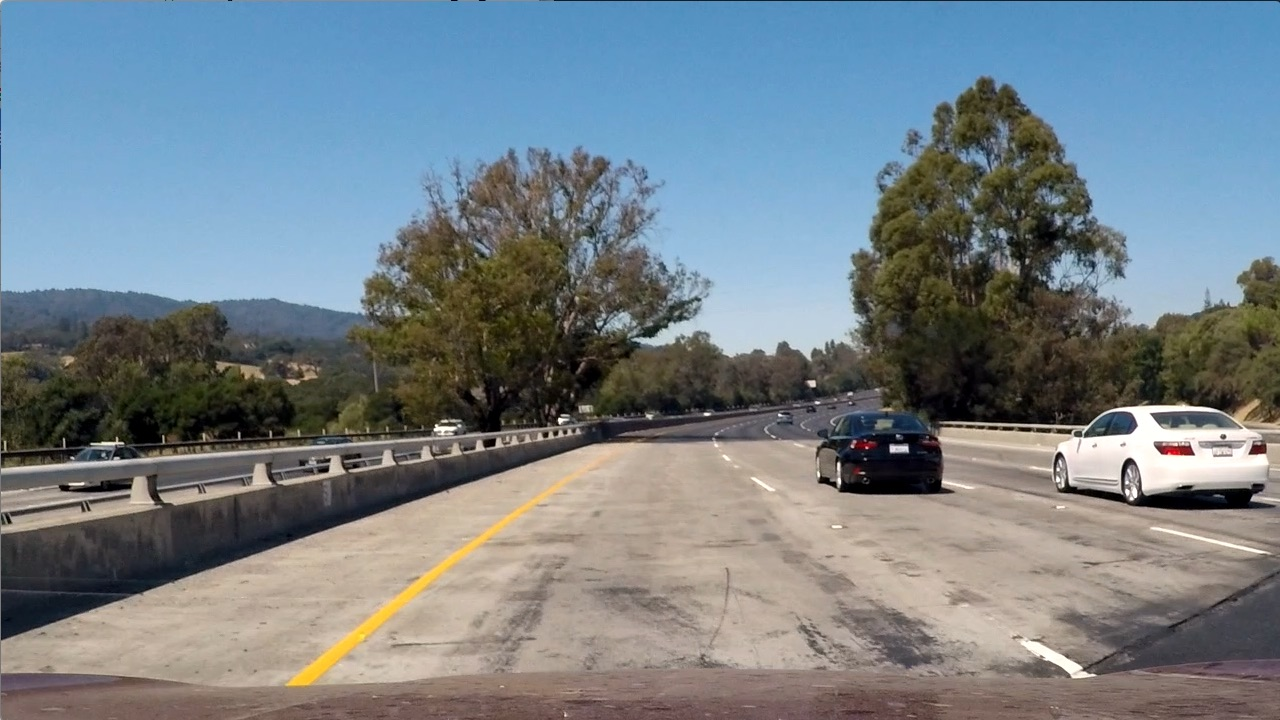
#> input picture test_img/test1.jpg, 1280 x 720 px, given as the content of the folder ./vehicles, which was not available
$ jupyter execute --allow-errors object_detection.ipynb   (older library calls are emulated)   (text cells are left out)
#> lines starting #> are read from the running program, lines starting #| are printed output that depends on the picture; pictures that were not available may be replaced by others from this repository, and a replacement may not be noted
[cell 1]
import matplotlib.image as mpimg
import matplotlib.pyplot as plt
import numpy as np
import cv2
import os
import time
import pickle
from sklearn.svm import LinearSVC
from sklearn.preprocessing import StandardScaler
from skimage.feature import hog
from sklearn.model_selection import train_test_split
from scipy.ndimage.measurements import label
from moviepy.editor import VideoFileClip
from IPython.display import HTML
from skimage.feature import hog
import random

[cell 2]
def grab_files(root):
#> called with root = './vehicles'
    dataset = []
    for path, dirs, files in os.walk(root):
        for file in files:
            if '.DS_Store' not in file:
                dataset.append(os.path.join(path, file))
    return dataset

[cell 3]
cars = grab_files("./vehicles")
notcars = grab_files("./non-vehicles")
#> in extract_features, image is the input picture: shape (720, 1280, 3); mean B, G, R 135.5, 128.7, 117.5
#> in convert_image, `feature_image = cv2.cvtColor(image, cv2.COLOR_RGB2YCrCb)`: feature_image: shape (720, 1280, 3); mean of channels 0, 1, 2 129.5, 132.3, 121.3

[cell 4]
color_space = 'YCrCb'
orient = 8
pix_per_cell = 8
cell_per_block = 2
hog_channel = 'ALL'
spatial_size = (16, 16)
hist_bins = 32
spatial_feat = True
hist_feat = True
hog_feat = True
y_start_stop = [400,700]
scale = 1.5
xy_window = (64,64)
xy_overlap = (0.85,0.85)

[cell 5]
def bin_spatial(img, size=(32, 32)):
#> called with size = (16, 16)
    color1 = cv2.resize(img[:,:,0], size).ravel()
#> color1 = 256 values, max 254 at index 158, min 2 at index 146, mean 131.4
    color2 = cv2.resize(img[:,:,1], size).ravel()
#> color2 = 256 values, max 157 at index 3, min 101 at index 197, mean 132.7
    color3 = cv2.resize(img[:,:,2], size).ravel()
#> color3 = 256 values, max 154 at index 197, min 89 at index 8, mean 121
#> in extract_features, `spatial_features = bin_spatial(feature_image, size=spatial_size)`: spatial_features = 768 values, max 254 at index 158, min 2 at index 146, mean 128.3
    return np.hstack((color1, color2, color3))

def color_hist(img, nbins=32, bins_range=(0, 256)):
#> called with nbins = 32, bins_range = (0, 256)
    channel1_hist = np.histogram(img[:,:,0], bins=nbins, range=bins_range)
    channel2_hist = np.histogram(img[:,:,1], bins=nbins, range=bins_range)
    channel3_hist = np.histogram(img[:,:,2], bins=nbins, range=bins_range)
    hist_features = np.concatenate((channel1_hist[0], channel2_hist[0], channel3_hist[0]))
#> hist_features = 96 values, max 284430 at index 81, min 0 at index 32, mean 28800
    return hist_features

def convert_image(image, cspace):

    if cspace != 'RGB':
        if cspace == 'HSV':
            feature_image = cv2.cvtColor(image, cv2.COLOR_RGB2HSV)
        elif cspace == 'LUV':
            feature_image = cv2.cvtColor(image, cv2.COLOR_RGB2LUV)
        elif cspace == 'HLS':
            feature_image = cv2.cvtColor(image, cv2.COLOR_RGB2HLS)
        elif cspace == 'YUV':
            feature_image = cv2.cvtColor(image, cv2.COLOR_RGB2YUV)
        elif cspace == 'YCrCb':
            feature_image = cv2.cvtColor(image, cv2.COLOR_RGB2YCrCb)
    else:
        feature_image = np.copy(image)

    return feature_image

[cell 6]
def get_hog_features(img, orient, pix_per_cell, cell_per_block,
                        vis=False, feature_vec=True):
    if vis == True:
        features, hog_image = hog(img, orientations=orient,
                                  pixels_per_cell=(pix_per_cell, pix_per_cell),
                                  block_norm= 'L2-Hys',
                                  cells_per_block=(cell_per_block, cell_per_block),
                                  transform_sqrt=True,
                                  visualize=vis, feature_vector=feature_vec)
        return features, hog_image
    else:
        features = hog(img, orientations=orient,
                       pixels_per_cell=(pix_per_cell, pix_per_cell),
                       cells_per_block=(cell_per_block, cell_per_block),
                       block_norm= 'L2-Hys',
                       transform_sqrt=True,
                       visualize=vis, feature_vector=feature_vec)
        return features

def single_img_features(img, color_space='YCrCb', spatial_size=(16, 16),
                        hist_bins=32, orient=8,
                        pix_per_cell=8, cell_per_block=2, hog_channel="ALL",
                        spatial_feat=True, hist_feat=True, hog_feat=True):
    img_features = []
    feature_image = convert_image(img,color_space)

    if spatial_feat == True:
        spatial_features = bin_spatial(feature_image, size=spatial_size)
        img_features.append(spatial_features)
    if hist_feat == True:
        hist_features = color_hist(feature_image, nbins=hist_bins)
        img_features.append(hist_features)
    if hog_feat == True:
        if hog_channel == 'ALL':
            hog_features = []
            for channel in range(feature_image.shape[2]):
                hog_features.extend(get_hog_features(feature_image[:,:,channel],
                                    orient, pix_per_cell, cell_per_block,
                                    vis=False, feature_vec=True))
        else:
            hog_features = get_hog_features(feature_image[:,:,hog_channel], orient,
                        pix_per_cell, cell_per_block, vis=False, feature_vec=True)
        img_features.append(hog_features)

    return np.concatenate(img_features)

def extract_features(imgs, color_space='YCrCb', spatial_size=(16,16),
                        hist_bins=32, orient=8,
                        pix_per_cell=8, cell_per_block=2, hog_channel="ALL",
                        spatial_feat=True, hist_feat=True, hog_feat=True):
    features = []
    for file in imgs:
        file_features = []
        # Read in each one by one
        image = cv2.imread(file)
        feature_image = convert_image(image,color_space)

        if spatial_feat == True:
            spatial_features = bin_spatial(feature_image, size=spatial_size)
            file_features.append(spatial_features)
        if hist_feat == True:
            hist_features = color_hist(feature_image, nbins=hist_bins)
            file_features.append(hist_features)
        if hog_feat == True:
            if hog_channel == 'ALL':
                hog_features = []
                for channel in range(feature_image.shape[2]):
                    hog_features.append(get_hog_features(feature_image[:,:,channel],
                                        orient, pix_per_cell, cell_per_block,
                                        vis=False, feature_vec=True))
#> after the loop, hog_features = 3 items
                hog_features = np.ravel(hog_features)
            else:
                hog_features = get_hog_features(feature_image[:,:,hog_channel], orient,
                            pix_per_cell, cell_per_block, vis=False, feature_vec=True)
            file_features.append(hog_features)
        features.append(np.concatenate(file_features))
    return features

[cell 7]
car_features = extract_features(cars, color_space=color_space,
                        spatial_size=spatial_size, hist_bins=hist_bins,
                        orient=orient, pix_per_cell=pix_per_cell,
                        cell_per_block=cell_per_block,
                        hog_channel=hog_channel, spatial_feat=spatial_feat,
                        hist_feat=hist_feat, hog_feat=hog_feat)
#> car_features = 1 item
notcar_features = extract_features(notcars, color_space=color_space,
                        spatial_size=spatial_size, hist_bins=hist_bins,
                        orient=orient, pix_per_cell=pix_per_cell,
                        cell_per_block=cell_per_block,
                        hog_channel=hog_channel, spatial_feat=spatial_feat,
                        hist_feat=hist_feat, hog_feat=hog_feat)
#> notcar_features = 1 item

X = np.vstack((car_features, notcar_features)).astype(np.float64)
y = np.hstack((np.ones(len(car_features)), np.zeros(len(notcar_features))))
#> y = [1, 0]

rand_state = np.random.randint(0, 100)
X_train, X_test, y_train, y_test = train_test_split(X, y, test_size=0.2, random_state=rand_state)
#> y_train = [1]; y_test = [0]

#> (a cell that did not finish here is left out)

[cell 9]
X_scaler = StandardScaler().fit(X_train)
X_train = X_scaler.transform(X_train)
X_test = X_scaler.transform(X_test)
svc = LinearSVC()
#> (the rest of this cell did not finish here and is left out)

[cell 10]
# [5 lines left out: function draw_boxes, not called in this run]

def slide_window(img, x_start_stop=[None, None], y_start_stop=[400,700],
                    xy_window=(64, 64), xy_overlap=(0.85, 0.85)):


    x_start_stop = [0,img.shape[1]]
    if y_start_stop[0] == None:
        y_start_stop[0] = 0
    if y_start_stop[1] == None:
        y_start_stop[1] = img.shape[0]
    xspan = x_start_stop[1] - x_start_stop[0]
    yspan = y_start_stop[1] - y_start_stop[0]
    nx_pix_per_step = np.int(xy_window[0]*(1 - xy_overlap[0]))
    ny_pix_per_step = np.int(xy_window[1]*(1 - xy_overlap[1]))
    nx_buffer = np.int(xy_window[0]*(xy_overlap[0]))
    ny_buffer = np.int(xy_window[1]*(xy_overlap[1]))
    nx_windows = np.int((xspan-nx_buffer)/nx_pix_per_step)
    ny_windows = np.int((yspan-ny_buffer)/ny_pix_per_step)

    window_list = []
    for ys in range(ny_windows):
        for xs in range(nx_windows):
            # Calculate window position
            startx = xs*nx_pix_per_step + x_start_stop[0]
            endx = startx + xy_window[0]
            starty = ys*ny_pix_per_step + y_start_stop[0]
            endy = starty + xy_window[1]
            window_list.append(((startx, starty), (endx, endy)))
    return window_list

def find_cars(img, clf, scaler, color_space='YCrCb',
                    spatial_size=(16, 16), hist_bins=32,
                    hist_range=(0, 256), orient=8,
                    pix_per_cell=8, cell_per_block=2,
                    hog_channel="ALL", spatial_feat=True,
                    hist_feat=True, hog_feat=True):

    windows = slide_window(img, y_start_stop=y_start_stop, xy_window=xy_window, xy_overlap=xy_overlap)
    on_windows = []
    for window in windows:
        test_img = cv2.resize(img[window[0][1]:window[1][1], window[0][0]:window[1][0]], (64,64))
        features = single_img_features(test_img, color_space=color_space,
                            spatial_size=spatial_size, hist_bins=hist_bins,
                            orient=orient, pix_per_cell=pix_per_cell,
                            cell_per_block=cell_per_block,
                            hog_channel=hog_channel, spatial_feat=spatial_feat,
                            hist_feat=hist_feat, hog_feat=hog_feat)
        test_features = scaler.transform(np.array(features).reshape(1, -1))
        prediction = clf.predict(test_features)
        if prediction == 1:
            on_windows.append(window)
    return on_windows

[cell 11]
image = cv2.cvtColor(cv2.imread('test_img/test2.jpg'),cv2.COLOR_BGR2RGB)
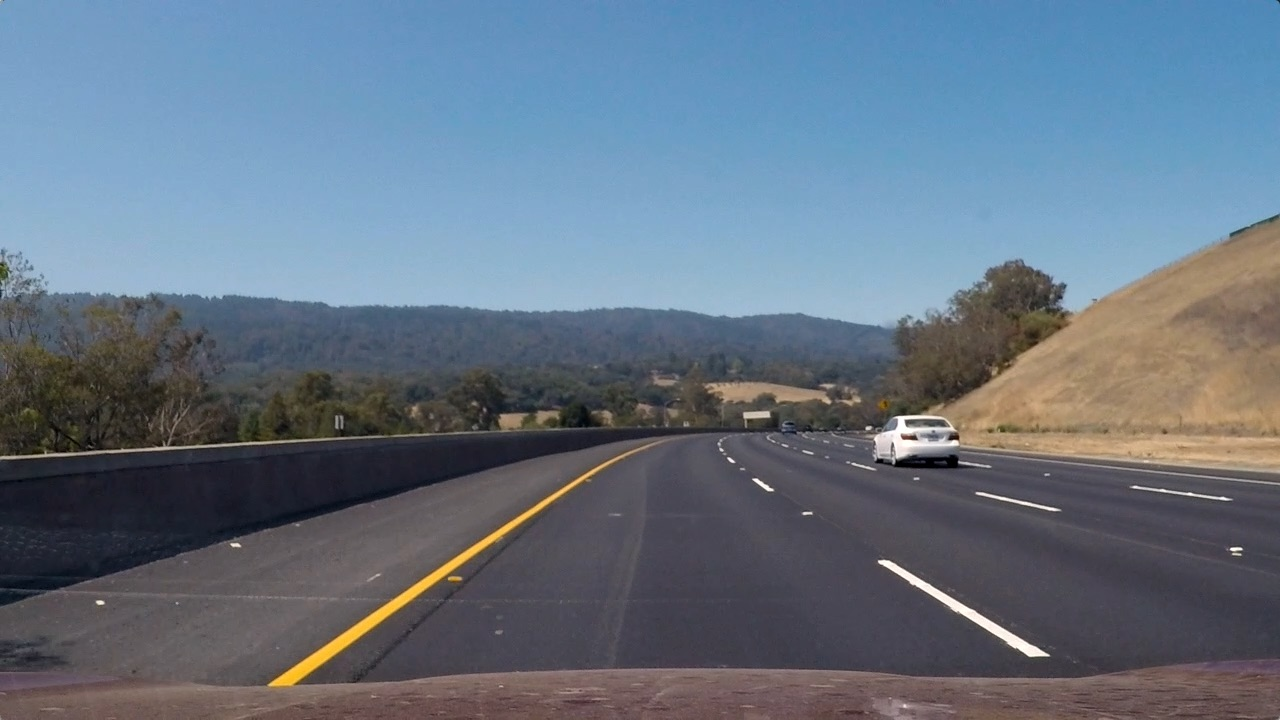
#> input picture test_img/test2.jpg, 1280 x 720 px
#> (the rest of this cell did not finish here and is left out)

#> in find_cars, `windows = slide_window(img, y_start_stop=y_start_stop, xy_window=xy_wi..`: windows = 3672 items
#> the loop in find_cars, `for window in windows:` made 1 pass
#> window on pass 1: ((0, 400), (64, 464))
#> pass 1, in find_cars, `test_img = cv2.resize(img[window[0][1]:window[1][1], window[0][0]:wind..`:
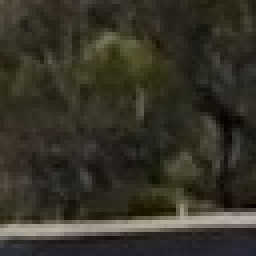
#> test_img: shape (64, 64, 3) (shown 4 times larger); mean R, G, B 54.2, 50.9, 40
#> after the loop in find_cars, `for window in windows:`: on_windows = []
out_img = draw_boxes(image, car_loc)
plt.imshow(out_img)

[cell 12]
# [4 lines left out: function add_heat, not called in this run]

def apply_threshold(heatmap, threshold):
    heatmap[heatmap <= threshold] = 0
    return heatmap

# [17 lines left out: functions draw_labeled_bboxes, heat_pipeline, not called in this run]

[cell 13]
def vis_img(img):

    car_loc = find_cars(img, svc, X_scaler, color_space=color_space,
                            spatial_size=spatial_size, hist_bins=hist_bins,
                            orient=orient, pix_per_cell=pix_per_cell,
                            cell_per_block=cell_per_block,
                            hog_channel=hog_channel, spatial_feat=spatial_feat,
                            hist_feat=hist_feat, hog_feat=hog_feat)
    heatmap,labels = heat_pipeline(img,car_loc)
    draw_img = draw_labeled_bboxes(np.copy(img), labels)

    f, (ax1,ax2) = plt.subplots(1,2, figsize=(24, 9))
    ax1.imshow(draw_img)
    # ax2.imshow(heatmap, cmap='hot')
    plt.show()

[cell 14]
img = cv2.cvtColor(cv2.imread('test_img/test2.jpg'),cv2.COLOR_BGR2RGB)
#> (the rest of this cell did not finish here and is left out)

[cell 15]
def hog_sub_find_cars(img, color_space, ystart, ystop, scale, svc, X_scaler, orient, pix_per_cell, cell_per_block, spatial_size, hist_bins, window):

#> called with color_space = 'YCrCb', ystart = 400, ystop = 550, scale = 1.5, orient = 8, pix_per_cell = 8, cell_per_block = 2, spatial_size = (16, 16)
    draw_img = np.copy(img)

    img_tosearch = img[ystart:ystop,:,:]
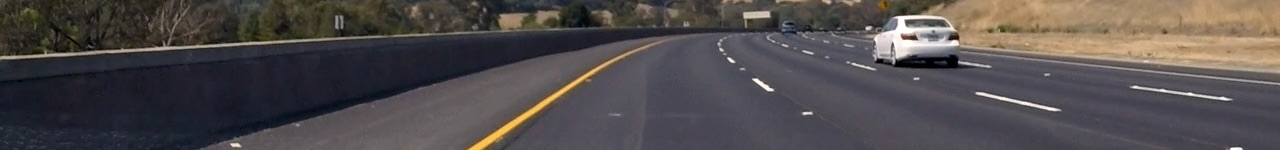
#> img_tosearch: shape (150, 1280, 3); mean R, G, B 81.4, 76, 76.4

    if color_space != 'RGB':
        ctrans_tosearch = convert_image(img_tosearch,color_space)
#> in convert_image (call 5), `feature_image = cv2.cvtColor(image, cv2.COLOR_RGB2YCrCb)`: feature_image: shape (150, 1280, 3); mean of channels 0, 1, 2 77.6, 130.7, 127.3
    else:
        ctrans_tosearch = np.copy(img_tosearch)

    if scale != 1:
        imshape = ctrans_tosearch.shape
#> imshape = (150, 1280, 3)
        ctrans_tosearch = cv2.resize(ctrans_tosearch, (np.int(imshape[1]/scale), np.int(imshape[0]/scale)))
#> ctrans_tosearch: shape (100, 853, 3); mean of channels 0, 1, 2 77.5, 130.7, 127.3

    ch1 = ctrans_tosearch[:,:,0]
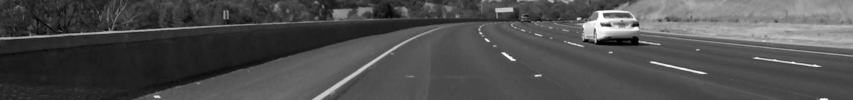
#> ch1: shape (100, 853); min 0, max 255, mean 77.5
    ch2 = ctrans_tosearch[:,:,1]
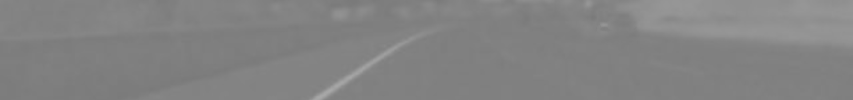
#> ch2: shape (100, 853); min 122, max 168, mean 130.7
    ch3 = ctrans_tosearch[:,:,2]
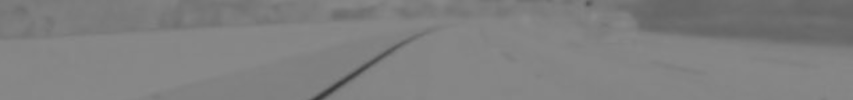
#> ch3: shape (100, 853); min 56, max 138, mean 127.3

    nxblocks = (ch1.shape[1] // pix_per_cell) - cell_per_block + 1
#> nxblocks = 105
    nyblocks = (ch1.shape[0] // pix_per_cell) - cell_per_block + 1
#> nyblocks = 11
    nfeat_per_block = orient*cell_per_block**2

    window = 64
    nblocks_per_window = (window // pix_per_cell) - cell_per_block + 1
    cells_per_step = 1  # Instead of overlap, define how many cells to step
    nxsteps = (nxblocks - nblocks_per_window) // cells_per_step
#> nxsteps = 98
    nysteps = (nyblocks - nblocks_per_window) // cells_per_step
#> nysteps = 4

    hog1 = get_hog_features(ch1, orient, pix_per_cell, cell_per_block, feature_vec=False)
    hog2 = get_hog_features(ch2, orient, pix_per_cell, cell_per_block, feature_vec=False)
    hog3 = get_hog_features(ch3, orient, pix_per_cell, cell_per_block, feature_vec=False)

    car_windows=[]
    for xb in range(nxsteps):
        for yb in range(nysteps):
            ypos = yb*cells_per_step
            xpos = xb*cells_per_step

            hog_feat1 = hog1[ypos:ypos+nblocks_per_window, xpos:xpos+nblocks_per_window].ravel()
            hog_feat2 = hog2[ypos:ypos+nblocks_per_window, xpos:xpos+nblocks_per_window].ravel()
            hog_feat3 = hog3[ypos:ypos+nblocks_per_window, xpos:xpos+nblocks_per_window].ravel()
            hog_features = np.hstack((hog_feat1, hog_feat2, hog_feat3))

            xleft = xpos*pix_per_cell
            ytop = ypos*pix_per_cell

            subimg = cv2.resize(ctrans_tosearch[ytop:ytop+window, xleft:xleft+window], (64,64))

            spatial_features = bin_spatial(subimg, size=spatial_size)
            hist_features = color_hist(subimg, nbins=hist_bins)

            test_features = X_scaler.transform(np.hstack((spatial_features, hist_features, hog_features)).reshape(1, -1))
            test_prediction = svc.predict(test_features)

            if test_prediction == 1:
                xbox_left = np.int(xleft*scale)
                ytop_draw = np.int(ytop*scale)
                win_draw = np.int(window*scale)
                cv2.rectangle(draw_img,(xbox_left, ytop_draw+ystart),(xbox_left+win_draw,ytop_draw+win_draw+ystart),(0,0,255),6)
                car_windows.append(((xbox_left, ytop_draw+ystart),(xbox_left+win_draw,ytop_draw+win_draw+ystart)))
#> subimg: shape (64, 64, 3); mean of channels 0, 1, 2 43.5, 128.9, 126.2
#> after the loop, car_windows = []

    return car_windows

[cell 16]
read_img = mpimg.imread('test_img/test2.jpg')
#> (the rest of this cell did not finish here and is left out)

[cell 17]
# [10 lines left out: function process_img, not called in this run]

[cell 18]
# [7 lines left out: function process_img, not called in this run]

[cell 19]
output_vid = 'z1.mp4'
#> output_vid = 'z1.mp4'
input_vid = 'test1.mp4'

#> (the rest of this cell did not finish here and is left out)
